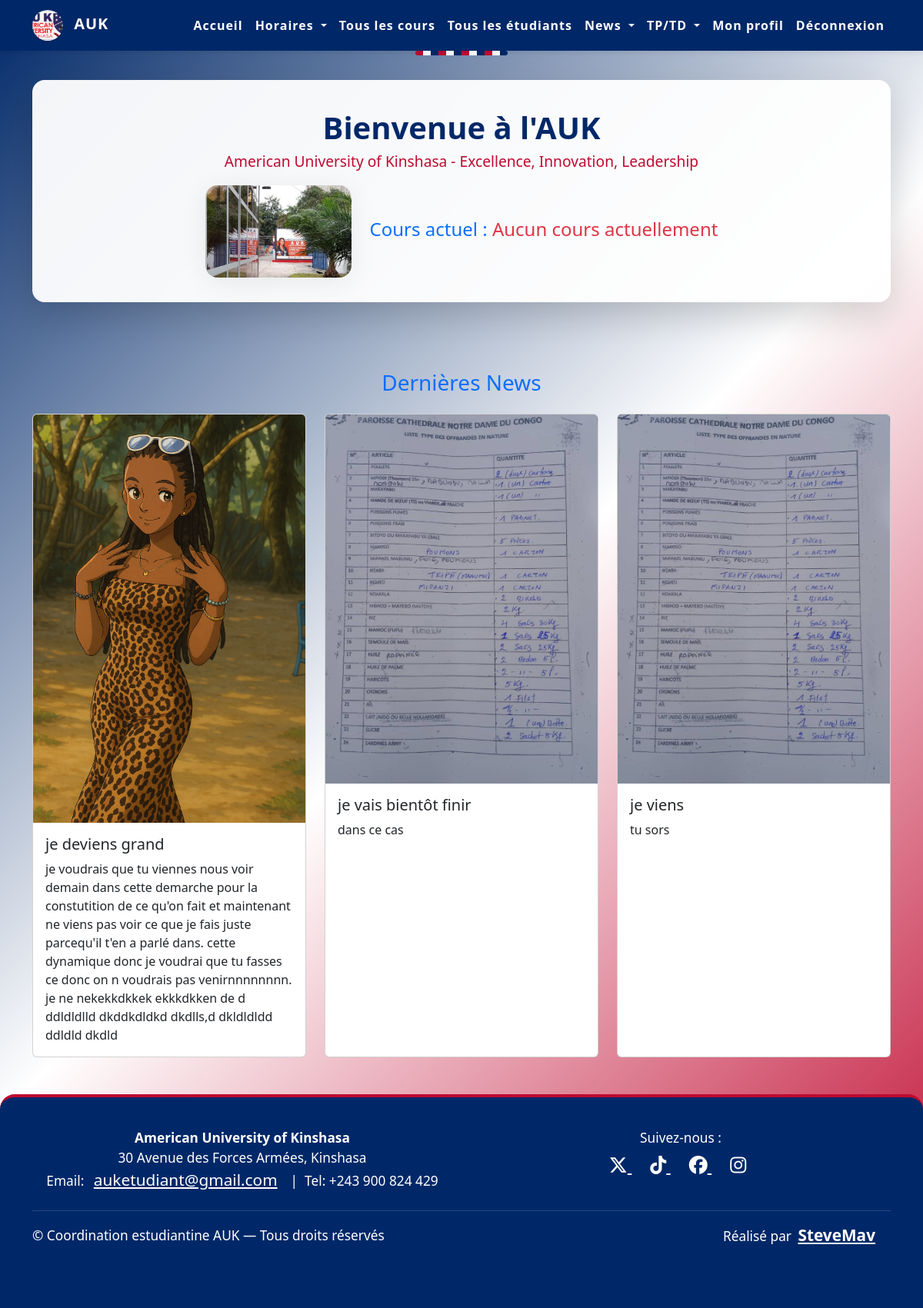
The app's page / (signed in) with its own data.
### event_news/models.py (models this page shows, shortened)
class News(models.Model):
    title = models.CharField(max_length=255)
    content = models.TextField()
    image = models.ImageField(upload_to='news_images/', blank=True, null=True)
    created_at = models.DateTimeField(auto_now_add=True)
    created_by = models.ForeignKey(User, on_delete=models.CASCADE)

### main/views.py (the view)
# urls.py: path('', views.index, name='index'),
def index(request):
    course_info = get_user_courses(request.user)
    latest_news = News.objects.all()[:3]
    return render(request, 'home/index.html', {
        'course_info': course_info,
        'latest_news': latest_news,
    })

### main/templates/home/index.html (shortened to what this page needs)
{% load static %}
<!DOCTYPE html>
<html lang="en">
<head>
    <link href="https://cdn.jsdelivr.net/npm/bootstrap@5.3.0/dist/css/bootstrap.min.css" rel="stylesheet">
    <link href="https://cdn.jsdelivr.net/npm/bootstrap-icons@1.10.5/font/bootstrap-icons.css" rel="stylesheet">
    <link rel="stylesheet" href="{% static 'css/styles.css' %}">
</head>
<body class="d-flex flex-column min-vh-100">
{% include 'navbar.html' %}
<main class="flex-grow-1">
<div class="container">
    <div class="us-ribbon"></div>
    <div class="hero shadow-lg">
        <div class="hero-title">Bienvenue à l'AUK</div>
        <div class="hero-subtitle">American University of Kinshasa - Excellence, Innovation, Leadership</div>
        <div class="d-flex flex-column flex-md-row align-items-center justify-content-center gap-4 mt-3">
            <img src={% static 'img/auk.jpg' %} class="rounded shadow" style="width: 190px; height: 120px; object-fit: cover; animation: fadeInDown 1.2s;">
        {% if user.is_authenticated %}
            <div>
                {% if course_info.current_course %}
                    <h4 class="mb-1 text-primary">Cours en ce moment : <span class="text-danger">{{ course_info.current_course.course.name }}</span></h4>
                    <p class="mb-2">Professeur : {{ course_info.current_course.course.professor }}</p>
                    <p>Horaire : {{ course_info.current_course.start_time|time:"H:i" }}h - {{ course_info.current_course.end_time|time:"H:i" }}h</p>
                    {% if course_info.next_course %}
                        <h5 class="mt-3 mb-1 text-primary">Prochain cours :</h5>
                        <p class="mb-1"><strong>{{ course_info.next_course.course.name }}</strong></p>
                        <p class="mb-1">Professeur : {{ course_info.next_course.course.professor }}</p>
                        <p>Horaire : {{ course_info.next_course.start_time|time:"H:i" }}h - {{ course_info.next_course.end_time|time:"H:i" }}h</p>
                    {% endif %}
                {% else %}
                    <h4 class="mb-1 text-primary">Cours actuel : <span class="text-danger">Aucun cours actuellement</span></h4>
                {% endif %}
            </div>
        {% else %}
            <h4 class="mb-1 text-primary">Simplifies ta vie estudiantine utilise: <span class="text-danger">AUKETUDIANT</span></h4>
        {% endif %}
        </div>
    </div>
    {% if user.is_authenticated %}
    <div class="news-section" id="news">
        <h3 class="mb-4 text-center text-primary">Dernières News</h3>
        <div class="row g-4">
            {% for news in latest_news %}
                <div class="col-md-4">
                    <div class="card news-card h-100 animate__animated animate__fadeInUp">
                        <img src="{{ news.image.url }}" class="card-img-top" alt="news{{ forloop.counter }}">
                        <div class="card-body">
                            <h5 class="card-title">{{ news.title }}</h5>
                            <p class="card-text">{{ news.content }}</p>
                        </div>
                    </div>
                </div>
            {% endfor %}
        </div>
    </div>
    {%endif%}
</div>
</main>
{% include 'footer.html' %}
<link rel="stylesheet" href="https://cdnjs.cloudflare.com/ajax/libs/animate.css/4.1.1/animate.min.css"/>
</body>
</html>

### static/css/styles.css (style rules this page uses)
body { background: linear-gradient(135deg, #002868 0%, #ffffff 50%, #bf0a30 100%); min-height: 100vh; }
.hero { background: rgba(255,255,255,0.95); border-radius: 1rem; box-shadow: 0 6px 36px rgba(0,0,0,0.07); margin-top: 2rem; padding: 2rem 1.5rem; text-align: center; animation: fadeInDown 1s; }
.hero-title { color: #002868; font-size: 2.5rem; font-weight: bold; }
.hero-subtitle { color: #bf0a30; font-size: 1.2rem; margin-bottom: 1rem; }
.news-section { margin-top: 2.5rem; animation: fadeInUp 1.2s; }
.news-card { transition: transform .3s, box-shadow .3s; }
.us-ribbon { background: repeating-linear-gradient(90deg, #bf0a30, #bf0a30 10px, #fff 10px, #fff 20px, #002868 20px, #002868 30px); height: 6px; border-radius: 3px; margin: 0 auto 1.5rem auto; width: 120px; }
.rounded { border-radius: 1rem !important; }
.shadow { box-shadow: 0 6px 36px rgba(0,0,0,0.07) !important; }

### records on screen
News: image (picture), title "je deviens grand", content "je voudrais que tu viennes nous voir demain dans cette demarche pour la constutition de ce qu'on fait et maintenant ne viens pas voir ce que je fais juste parcequ'il t'en a parlé dans. cette dynamique donc je voudrai que tu fasses ce donc on n voudrais pas venirnnnnnnnn. je ne nekekkdkkek ekkkdkken de d ddldldlld dkddkdldkd dkdlls,d dkldldldd ddldld dkdld"
News: image (picture), title "je vais bientôt finir", content "dans ce cas"
News: image (picture), title "je viens", content "tu sors"
